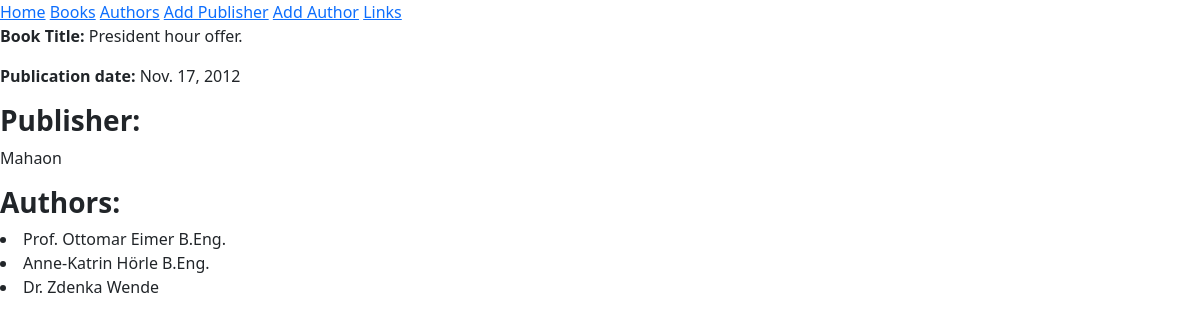
The app's page /book/25 with its own data.
### djbooks/models.py (models this page shows, shortened)
class Book(models.Model):
    title = models.CharField(max_length=100)
    authors = models.ManyToManyField('Author')
    publisher = models.ForeignKey(Publisher, on_delete=models.CASCADE)
    publication_date = models.DateField(default=date(1900, 1, 1))

class Publisher(models.Model):
    name = models.CharField(max_length=30)
    address = models.CharField(max_length=50)
    city = models.CharField(max_length=60)
    country = models.CharField(max_length=50)
    website = models.URLField()
    class Meta:
        ordering = ["name"]

class Author(models.Model):
    salutation = models.CharField(max_length=10)
    name = models.CharField(max_length=200)
    email = models.EmailField()

### djbooks/views.py (the view)
# urls.py: path("book/<book_id>", views.book, name='book'),
def book(request, book_id):
    book_queryset = Book.objects.get(id=book_id)
    return render(request, 'djbooks/book.html', {'book_query': book_queryset})

### djbooks/templates/djbooks/book.html (shortened to what this page needs)
{% extends "djbooks/layout.html" %}
{% block content %}
<p><b>Book Title:</b> {{book_query.title}}</p>
<p><b>Publication date:</b> {{book_query.publication_date}}</p>
<h3><b>Publisher:</b></h3>
<p>{{book_query.publisher.name}}</p>
<h3><b>Authors:</b></h3>
{% for a in book_query.authors.all %}
<li>{{a.name}}</li>
{% endfor %}
{% endblock %}

### records on screen
Book: title "President hour offer.", publication_date "Nov. 17, 2012", publisher.name "Mahaon"
Author: name "Prof. Ottomar Eimer B.Eng."
Author: name "Anne-Katrin Hörle B.Eng."
Author: name "Dr. Zdenka Wende"
